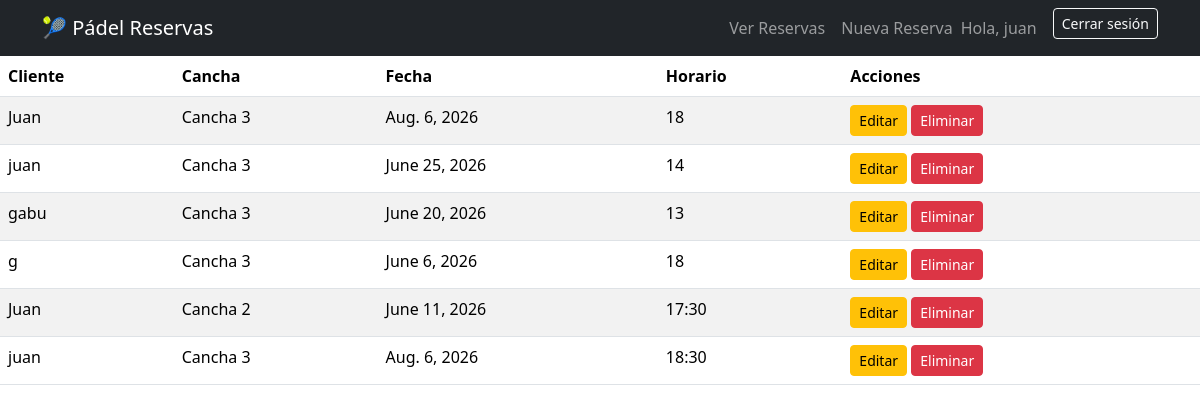
Screenshot of /reservas/ (signed in) with the database file from the repository.
### reservas/models.py (models this page shows, shortened)
class Reserva(models.Model):
    nombre_cliente = models.CharField(max_length=100)
    cancha = models.ForeignKey(Cancha, on_delete=models.CASCADE)
    fecha = models.DateField()
    horario = models.CharField(max_length=5, choices=HORARIOS)
    usuario = models.ForeignKey(User, on_delete=models.CASCADE)

class Cancha(models.Model):
    nombre = models.CharField(max_length=50)
    def __str__(self):
        return self.nombre

### reservas/views.py (the view)
# urls.py: path('reservas/', lista_reservas, name='lista_reservas'),
@login_required
def lista_reservas(request):
    reservas = Reserva.objects.filter(usuario=request.user)
    return render(
        request,
        'reservas/lista_reservas.html',
        {'reservas': reservas}
    )

### reservas/templates/reservas/lista_reservas.html
{% extends 'reservas/base.html' %}
{% block content %}
<table class="table table-striped">
    <thead>
        <tr>
            <th>Cliente</th>
            <th>Cancha</th>
            <th>Fecha</th>
            <th>Horario</th>
            <th>Acciones</th>
        </tr>
    </thead>
    <tbody>
        {% for reserva in reservas %}
        <tr>
            <td>{{ reserva.nombre_cliente }}</td>
            <td>{{ reserva.cancha }}</td>
            <td>{{ reserva.fecha }}</td>
            <td>{{ reserva.horario }}</td>
            <td>
                <a
                    href="{% url 'editar_reserva' reserva.id %}"
                    class="btn btn-warning btn-sm"
                >
                    Editar
                </a>
                <a
                    href="{% url 'eliminar_reserva' reserva.id %}"
                    class="btn btn-danger btn-sm"
                >
                    Eliminar
                </a>
            </td>
        </tr>
        {% empty %}
        <tr>
            <td colspan="4">
                No hay reservas registradas.
            </td>
        </tr>
        {% endfor %}
    </tbody>
</table>
{% endblock %}

### reservas/templates/reservas/base.html (shortened to what this page needs)
<!DOCTYPE html>
<html>
<head>
    <link
        href="https://cdn.jsdelivr.net/npm/bootstrap@5.3.3/dist/css/bootstrap.min.css"
        rel="stylesheet"
    >
</head>
<body>
   <nav class="navbar navbar-expand-lg navbar-dark bg-dark">
    <div class="container">
        <a class="navbar-brand" href="{% url 'inicio'%}">
            🎾 Pádel Reservas
        </a>
        <div class="navbar-nav">
            <a class="nav-link" href="{% url 'lista_reservas' %}">
                Ver Reservas
            </a>
            <a class="nav-link" href="{% url 'crear_reserva' %}">
                Nueva Reserva
            </a>
        {% if user.is_authenticated %}
    <span class="navbar-text me-3">
        Hola, {{ user.username }}
    </span>
    <form
        method="post"
        action="{% url 'logout' %}"
    >
        <button
            type="submit"
            class="btn btn-outline-light btn-sm"
        >
            Cerrar sesión
        </button>
    </form>
{% endif %}
        </div>
    </div>
</nav>
{% block content %}
{% endblock %}
</body>
</html>

### rows the page displays
Reserva: nombre_cliente "Juan", cancha "Cancha 3", fecha "Aug. 6, 2026", horario "18"
Reserva: nombre_cliente "juan", cancha "Cancha 3", fecha "June 25, 2026", horario "14"
Reserva: nombre_cliente "gabu", cancha "Cancha 3", fecha "June 20, 2026", horario "13"
Reserva: nombre_cliente "g", cancha "Cancha 3", fecha "June 6, 2026", horario "18"
Reserva: nombre_cliente "Juan", cancha "Cancha 2", fecha "June 11, 2026", horario "17:30"
Reserva: nombre_cliente "juan", cancha "Cancha 3", fecha "Aug. 6, 2026", horario "18:30"

### other values shown
{{ user.username }} "juan"
